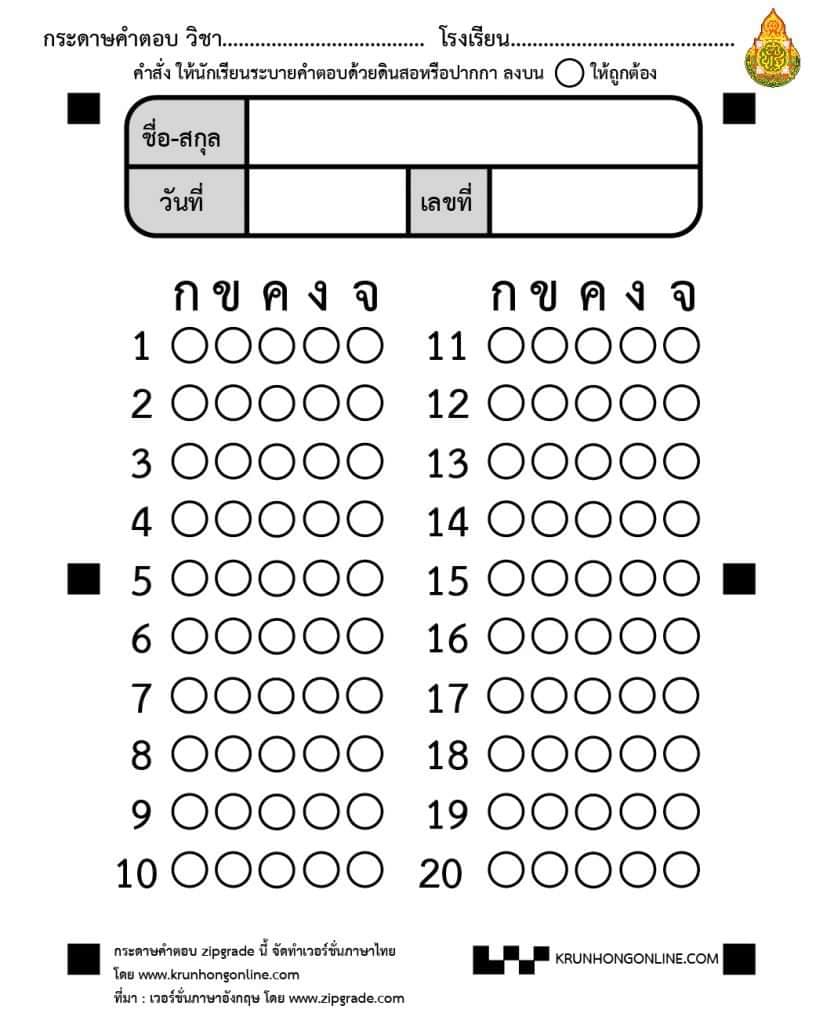
#> input picture Week9/AwswerSheetDetection/papersheetOriginal.jpg, 834 x 1024 px
$ python -i Document_scanner.py   (imports and definitions only)
#> lines starting #> are read from the running program, lines starting #| are printed output that depends on the picture; after the words box and inside, x2 and y2 are one past the last pixel; in counts of white or black regions, pixels touching at a corner belong together
import cv2
import numpy as np
from skimage.filters import threshold_local

def projected_image_size(pts):
    (tl,tr,br,bl) = pts

    widthA = np.sqrt(((br[0] - bl[0]) ** 2) + ((br[1] - bl[1]) ** 2))  #Below width
    widthB = np.sqrt(((tr[0] - tl[0]) ** 2) + ((tr[1] - tl[1]) ** 2))  #Top width
    maxWidth = max(int(widthA), int(widthB))

    heightA = np.sqrt(((tr[0] - br[0]) ** 2) + ((tr[1] - br[1]) ** 2))   #Right Height
    heightB = np.sqrt(((tl[0] - bl[0]) ** 2) + ((tl[1] - bl[1]) ** 2))   #Left Height
    maxHeight = max(int(heightA), int(heightB))

    dst = np.float32([[0, 0],[maxWidth-1, 0],[0, maxHeight-1],
        [maxWidth-1,maxHeight-1]])

    return (dst,maxWidth,maxHeight)

path = 'Sample_resized.jpg'

def scanner(file_path):
    image = cv2.imread(file_path)  #take input of image
#> image is the input picture: shape (1024, 834, 3); mean B, G, R 233.2, 233.5, 233.6
    org = image.copy()
    #cv2.imshow("Orignal",org)
    #cv2.waitkey(0)

    #Resize the image for better and fast processing
    r = 600.0 / image.shape[1]
#> r = 0.719
    dim = (int(image.shape[1]*r),600)
#> dim = (600, 600)

    image = cv2.resize(image, dim, interpolation = cv2.INTER_AREA)
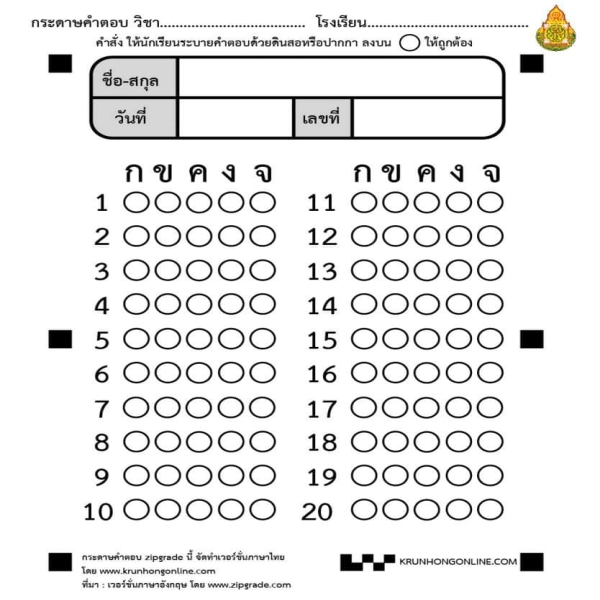
#> image: shape (600, 600, 3); mean B, G, R 233.2, 233.5, 233.6

    image = cv2.cvtColor(image,cv2.COLOR_BGR2GRAY)
#> image: shape (600, 600)
    #cv2.imshow("GrayScaled",image)
    #cv2.waitkey(0)

    image = cv2.bilateralFilter(image, 5, 21, 21) #Blur the image for better edge detection
    #cv2.imshow("Blurred",image)
    #cv2.waitkey(0)

    #Edge detection using canny algorithm
    edged = cv2.Canny(image,30,160)
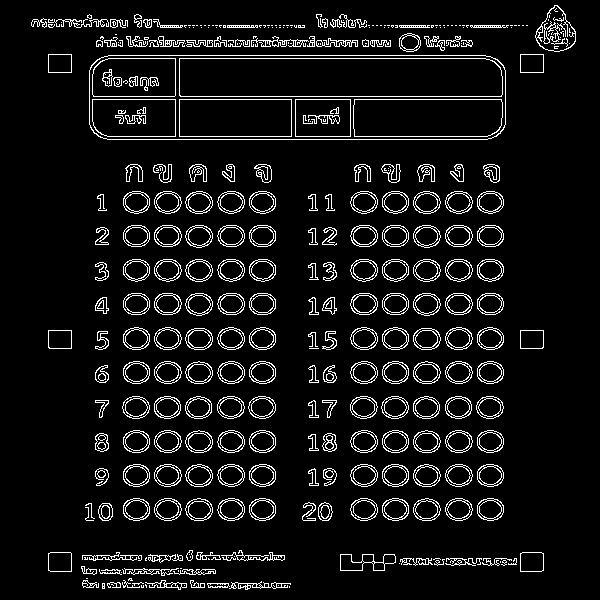
#> edged: shape (600, 600); 7.6% white in thin lines or dots, all inside (x1, y1, x2, y2) = (31, 5, 576, 590)
    #cv2.imshow("Edged",edged)
    #cv2.waitkey(0)

    (contours, _) = cv2.findContours(edged, cv2.RETR_EXTERNAL,cv2.CHAIN_APPROX_SIMPLE)
#> contours = 321 contours, 137 with area under 20; largest, box (x1, y1, x2, y2) and area: (89, 55, 506, 140) 34591, (535, 5, 576, 52) 1214, (340, 554, 396, 571) 554, (382, 464, 409, 487) 474, (154, 464, 182, 487) 474

    '''Arrange the list of contours found in descending order
    in the basis of contour area'''
    contours.sort(key=cv2.contourArea, reverse=True)

    img = image.copy()
    cv2.drawContours(img,contours,-1,color=(0,0,255),thickness = 3)
    #cv2.imshow("Contoured image",img)
    #cv2.waitkey(0)

    '''Find the main contour that is our main document'''
    for c in contours:
        arc_length = 0.1*cv2.arcLength(c,True)  #Find the perimeter of closed curve
        no_of_points_found = cv2.approxPolyDP(c,arc_length,True)

        if len(no_of_points_found) == 4:
            Main_contour = no_of_points_found
            break
#> this loop made 2 passes
#> (arc_length, Main_contour) on pass 2: (14.1, [[554, 5], [535, 37], [559, 51], [575, 31]])
#> (arc_length, no_of_points_found) on pass 1: (97.31, [[89, 70], [505, 124]])
    copy = img.copy()
    img = cv2.cvtColor(img,cv2.COLOR_GRAY2BGR)
#> img: shape (600, 600, 3)
    cv2.drawContours(img,[Main_contour],-1,(0,255,0),2)
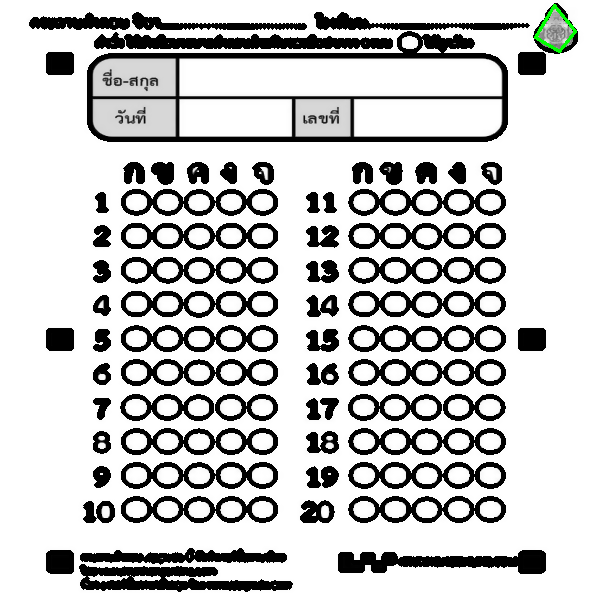
#> img: shape (600, 600, 3); mean B, G, R 200.1, 200.4, 200.1
    #cv2.imshow("Main outline",img)
    #cv2.waitkey(0)

    #Get those four points and crop the image
    tl = Main_contour[0][0]
#> tl = [554, 5]
    tr = Main_contour[3][0]
#> tr = [575, 31]
    bl = Main_contour[1][0]
#> bl = [535, 37]
    br = Main_contour[2][0]
#> br = [559, 51]

    pts = (tl,tr,bl,br)
#> pts = ([554, 5], [575, 31], [535, 37], [559, 51])
    pts1 = np.float32([tl,tr,bl,br])
#> pts1 = [[554, 5], [575, 31], [535, 37], [559, 51]]

    (pts2,maxWidth,maxHeight) = projected_image_size(pts1)
#> in projected_image_size, `(tl,tr,br,bl) = pts`: tl = [554, 5]; tr = [575, 31]; br = [535, 37]; bl = [559, 51]
#> in projected_image_size, `widthA = np.sqrt(((br[0] - bl[0]) ** 2) + ((br[1] - bl[1]) ** 2))`: widthA = 27.78
#> in projected_image_size, `widthB = np.sqrt(((tr[0] - tl[0]) ** 2) + ((tr[1] - tl[1]) ** 2))`: widthB = 33.42
#> in projected_image_size, `maxWidth = max(int(widthA), int(widthB))`: maxWidth = 33
#> in projected_image_size, `heightA = np.sqrt(((tr[0] - br[0]) ** 2) + ((tr[1] - br[1]) ** 2))`: heightA = 40.45
#> in projected_image_size, `heightB = np.sqrt(((tl[0] - bl[0]) ** 2) + ((tl[1] - bl[1]) ** 2))`: heightB = 46.27
#> in projected_image_size, `maxHeight = max(int(heightA), int(heightB))`: maxHeight = 46
#> in projected_image_size, `dst = np.float32([[0, 0],[maxWidth-1, 0],[0, maxHeight-1], [maxWidth-1..`: dst = [[0, 0], [32, 0], [0, 45], [32, 45]]
#> pts2 = [[0, 0], [32, 0], [0, 45], [32, 45]]; maxWidth = 33; maxHeight = 46

    matrix = cv2.getPerspectiveTransform(pts1,pts2)
#> matrix = [[0.152, 0.0901, -84.48], [-0.214, 0.173, 117.9], [-0.00133, -0.00204, 1]]
    cropped = cv2.warpPerspective(image, matrix,(maxWidth,maxHeight))
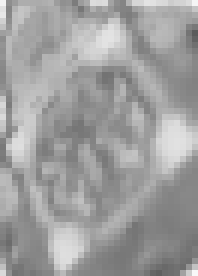
#> cropped: shape (46, 33) (shown 6 times larger); min 91, max 248, mean 158.9
    #cv2.imshow("Cropped",cropped)
    #cv2.waitkey(0)

    #For that scanned black and white look
    T = threshold_local(cropped, 13, offset = 10, method = "gaussian")
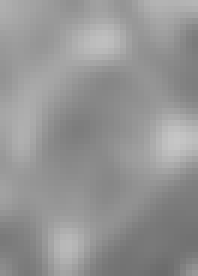
#> T: shape (46, 33) float64 (shown 6 times larger); min 108.1, max 198.4, mean 148.9
    cropped = (cropped > T).astype("uint8") * 255
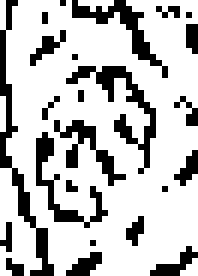
#> cropped: shape (46, 33) (shown 6 times larger); 75.7% white; black in thin lines or dots
    # [5 lines of commented-out code are left out]
    return cropped

>>> result = scanner('../AwswerSheetDetection/papersheetOriginal.jpg')
